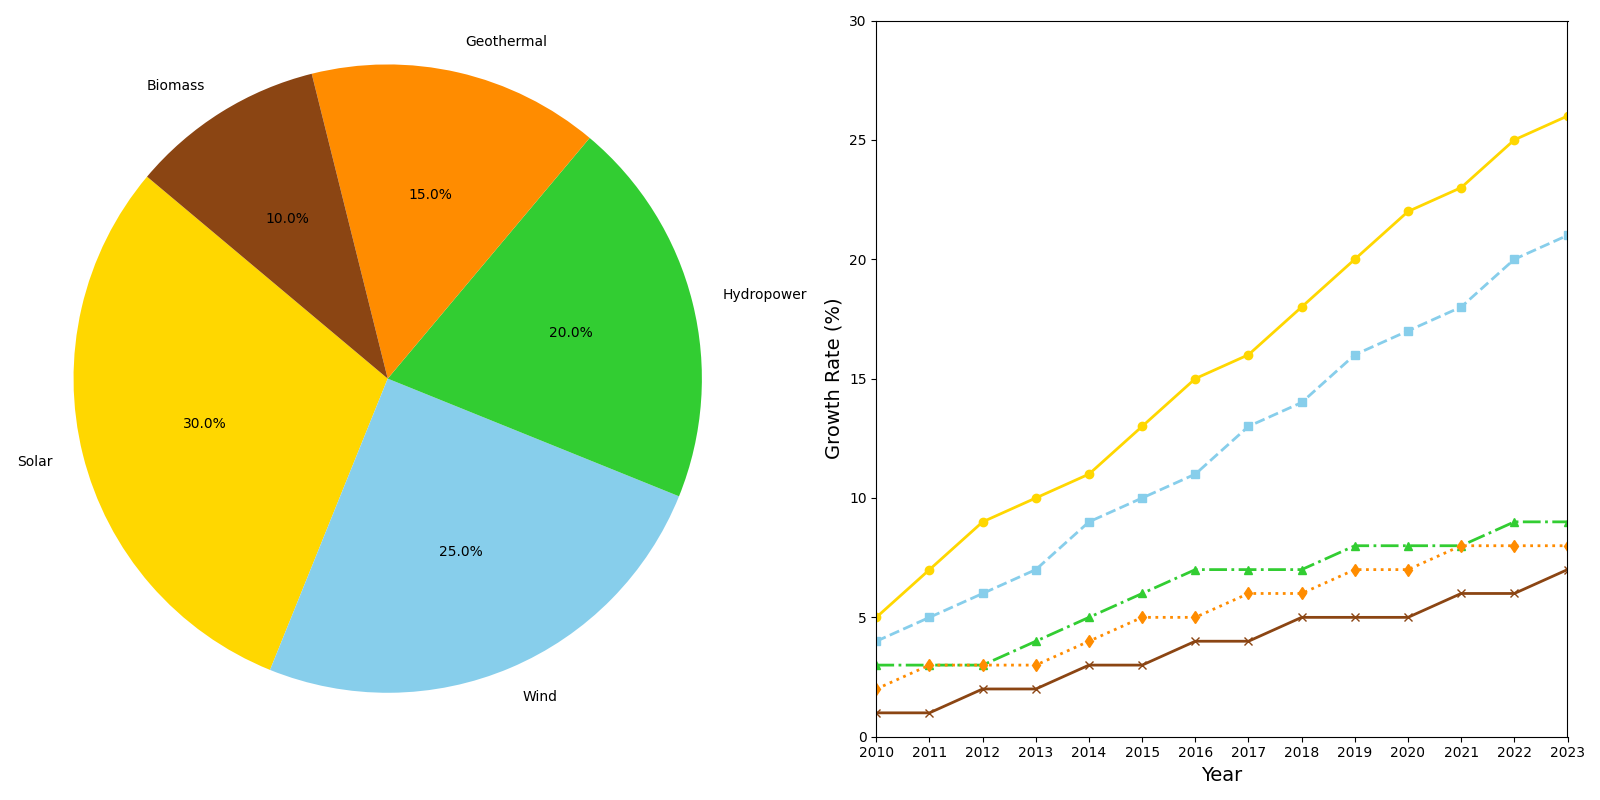

Write the Python code that produced this figure.
import matplotlib.pyplot as plt
import numpy as np

# Pie chart data: Renewable energy sources and their usage percentages
energy_sources = ['Solar', 'Wind', 'Hydropower', 'Geothermal', 'Biomass']
usage_percentages = [30, 25, 20, 15, 10]

# Subplot data: Annual growth data for each energy source (in percentage)
years = np.arange(2010, 2024)
solar_growth = [5, 7, 9, 10, 11, 13, 15, 16, 18, 20, 22, 23, 25, 26]
wind_growth = [4, 5, 6, 7, 9, 10, 11, 13, 14, 16, 17, 18, 20, 21]
hydro_growth = [3, 3, 3, 4, 5, 6, 7, 7, 7, 8, 8, 8, 9, 9]
geo_growth = [2, 3, 3, 3, 4, 5, 5, 6, 6, 7, 7, 8, 8, 8]
bio_growth = [1, 1, 2, 2, 3, 3, 4, 4, 5, 5, 5, 6, 6, 7]

# Colors for the pie chart
colors = ['#FFD700', '#87CEEB', '#32CD32', '#FF8C00', '#8B4513']

# Create the figure and set up two subplots
fig, (ax1, ax2) = plt.subplots(1, 2, figsize=(16, 8))

# --- First Plot: Pie Chart ---
ax1.pie(
    usage_percentages,
    labels=energy_sources,
    colors=colors,
    autopct='%1.1f%%',
    startangle=140
)
ax1.axis('equal')

# --- Second Plot: Line Chart for Annual Growth ---
ax2.plot(years, solar_growth, marker='o', linestyle='-', linewidth=2, color='#FFD700')
ax2.plot(years, wind_growth, marker='s', linestyle='--', linewidth=2, color='#87CEEB')
ax2.plot(years, hydro_growth, marker='^', linestyle='-.', linewidth=2, color='#32CD32')
ax2.plot(years, geo_growth, marker='d', linestyle=':', linewidth=2, color='#FF8C00')
ax2.plot(years, bio_growth, marker='x', linestyle='-', linewidth=2, color='#8B4513')
ax2.set_xlabel("Year", fontsize=14)
ax2.set_ylabel("Growth Rate (%)", fontsize=14)
ax2.set_xticks(years)
ax2.set_xlim(2010, 2023)
ax2.set_ylim(0, 30)

# Make the layout tight to prevent overlap
plt.tight_layout()

# Show the plot
plt.show()
